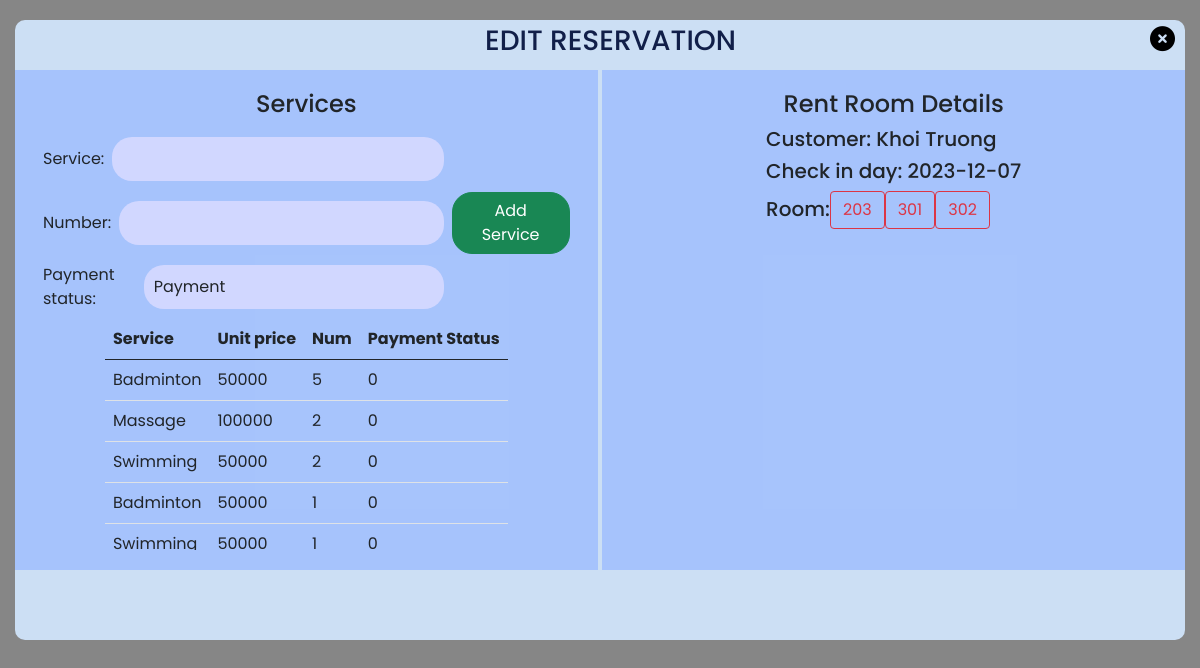
/admin/rentroom/rentroomdetail.php?id=1, run on the app's committed database.
### tables this page shows
CREATE TABLE `customer` (
  `id` int(11) NOT NULL,
  `name` varchar(30) NOT NULL,
  `cmnd` char(12) NOT NULL,
  `gender` tinyint(1) NOT NULL,
  `address` varchar(255) NOT NULL,
  `country` varchar(20) NOT NULL
);

CREATE TABLE `roomrentinfo` (
  `id` int(11) NOT NULL,
  `checkinday` date NOT NULL,
  `numberofchildren` int(11) NOT NULL,
  `numberofadult` int(11) NOT NULL,
  `book_id` int(11) NOT NULL,
  `staff_id` int(11) NOT NULL
);

CREATE TABLE `room` (
  `id` int(11) NOT NULL,
  `status` tinyint(1) NOT NULL,
  `roomnumber` int(11) NOT NULL,
  `floor` int(11) NOT NULL,
  `roomtype` int(11) NOT NULL
);

### admin/rentroom/rentroomdetail.php (the view, shortened to what this page needs)
<?php
include '../../config.php';
$id = $_GET['id'];
$sql = "SELECT roomrentinfo.checkinday, roomrentinfo.numberofchildren, roomrentinfo.numberofadult, customer.name, room.roomnumber
FROM roomrentinfo
JOIN roombookinfo ON roomrentinfo.book_id = roombookinfo.id
JOIN customer ON roombookinfo.customer_id = customer.id
JOIN assignroom ON roombookinfo.id = assignroom.order_id
JOIN room ON assignroom.room_id = room.id
WHERE roomrentinfo.id = '$id'";
$re = mysqli_query($conn, $sql);
if (mysqli_num_rows($re) > 0) {
    while ($row = mysqli_fetch_assoc($re)) {
        $rentroom_arr[] = $row;
    }
}
$sql = "SELECT * FROM service";
$re = mysqli_query($conn, $sql);
if (mysqli_num_rows($re) > 0) {
    while ($row = mysqli_fetch_assoc($re)) {
        $service_arr[] = $row;
    }
}
$sql = "SELECT service.name, service.cost, serviceuse.numberofservice, serviceuseinfo.payment_status
FROM roomrentinfo
JOIN serviceuseinfo ON serviceuseinfo.rent_id = roomrentinfo.id
JOIN serviceuse ON serviceuse.serviceuse_id = serviceuseinfo.id
JOIN service ON serviceuse.service_id = service.id
WHERE roomrentinfo.id = '$id'";
$list_service_arr = mysqli_query($conn, $sql);
?>
<!DOCTYPE html>
<html lang="en">
<head>
    <link href="https://cdn.jsdelivr.net/npm/bootstrap@5.0.2/dist/css/bootstrap.min.css" rel="stylesheet">
    <link rel="stylesheet" href="https://cdnjs.cloudflare.com/ajax/libs/font-awesome/6.2.0/css/all.min.css" />
    <link rel="stylesheet" href="rentroom.css">
</head>
<body>
    <div id="editpanel">
        <form method="POST" class="rentroomdetailpanelform">
            <div class="head">
                <h3>EDIT RESERVATION</h3>
                <a href="./rentroom.php"><i class="fa-solid fa-circle-xmark"></i></a>
            </div>
            <div class="middle">
                <div class="rentroominfo">
                    <h4>Services</h4>
                    <div class="addroomsection">
                        <form action="" method="POST">
                            <div class="d-flex flex-row align-items-center">
                                <div class="d-flex flex-column">
                                    <div class="d-flex flex-row align-items-center">
                                        <label class="mx-2" for="bed">Service: </label>
                                        <select name="servicename" class="form-control selectinput" required>
                                            <option value selected></option>
                                            <?php
                                            foreach ($service_arr as $key => $value) :
                                                echo '<option value="' . $value["id"] . '">' . $value["name"] . '</option>';
                                            endforeach;
                                            ?>
                                        </select>
                                    </div>
                                    <div class="d-flex flex-row align-items-center">
                                        <label class="mx-2" for="troom">Number: </label>
                                        <input type="text" name="numberservice" class="form-control" required>
                                    </div>
                                    <div class="d-flex flex-row align-items-center">
                                        <label class="mx-2" for="troom">Payment status: </label>
                                        <select name="paymentstatus" class="form-control selectinput" required>
                                            <option value selected>Payment</option>
                                        </select>
                                    </div>
                                </div>
                                <button type="submit" class="btn btn-success mx-2" name="addservice" style="border-radius: 20px; height:fit-content">Add Service</button>
                            </div>
                        </form>
                    </div>
                    <div style="overflow: auto;">
                        <table class="table table-hover">
                            <thead>
                                <tr>
                                    <th scope="col">Service</th>
                                    <th scope="col">Unit price</th>
                                    <th scope="col">Num</th>
                                    <th scope="col">Payment Status</th>
                                </tr>
                            </thead>
                            <tbody>
                                <?php
                                while ($res = mysqli_fetch_array($list_service_arr)) {
                                ?>
                                    <tr>
                                        <td><?php echo $res['name'] ?></td>
                                        <td><?php echo $res['cost'] ?></td>
                                        <td><?php echo $res['numberofservice'] ?></td>
                                        <td><?php echo $res['payment_status'] ?></td>
                                    </tr>
                                <?php
                                }
                                ?>
                            </tbody>
                        </table>
                    </div>
                </div>
                <div class="line"></div>
                <div class="reservationinfo">
                    <h4>Rent Room Details</h4>
                    <div>
                        <h5>Customer: <?php echo $rentroom_arr[0]['name'] ?></h5>
                        <h5>Check in day: <?php echo $rentroom_arr[0]['checkinday'] ?> </h5>
                        <h5>Room:<?php foreach ($rentroom_arr as $key => $value) :
                                        echo '<label class="btn btn-outline-danger">' . $value["roomnumber"] . '</label>';
                                    endforeach; ?> </h5>
                    </div>
                </div>
            </div>
        </form>
    </div>
</body>
</html>

### admin/rentroom/rentroom.css (style rules this page uses)
:root { --bg-text-shadow: 0 2px 4px rgb(13 0 77 / 8%), 0 3px 6px rgb(13 0 77 / 8%), 0 8px 16px rgb(13 0 77 / 8%); --bg-box-shadow: 0px 0px 20px 6px rgba(26, 30, 164, 0.31); }
body { background-color: #ffff; }
* { margin: 0; padding: 0; font-family: 'Poppins', sans-serif; }
i { font-size: 20px; }
a { color: black; }
.rentroomdetailpanelform .head { padding: 0 10px; height: 40px; display: flex; align-items: center; justify-content: space-between; }
.rentroomdetailpanelform .head h3 { color: #111f49; position: relative; left: 40%; margin-top: 10px; }
.rentroomdetailpanelform .head i { font-size: 25px; cursor: pointer; }
.rentroomdetailpanelform .middle { width: 100%; height: 500px; margin: 10px 0 0 0; display: flex; }
.rentroomdetailpanelform .middle .rentroominfo { width: 100%; background-color: rgba(155, 187, 255, 0.752); padding: 20px; display: flex; flex-direction: column; align-items: center; }
.rentroomdetailpanelform .middle .reservationinfo { width: 100%; background-color: rgba(155, 187, 255, 0.752); padding: 20px; display: flex; flex-direction: column; align-items: center; }
.line { width: 10px; height: 100% }
.middle input,.selectinput { width: 100%; border: none; background-color: #d1d7ff; padding: 10px; margin: 10px 0; border-radius: 20px; }
.addroomsection { display: flex; z-index: 100; }

### admin/rentroom/rentroomdetail.php (style rules this page uses)
#editpanel { position: fixed; z-index: 1000; height: 100%; width: 100%; display: flex; justify-content: center; background-color: #00000079; }
#editpanel .rentroomdetailpanelform { height: 620px; width: 1170px; background-color: #ccdff4; border-radius: 10px; position: relative; top: 20px; animation: rentroominfoform .3s ease; }

### data on the page
customer: name "Khoi Truong"
roomrentinfo: checkinday "2023-12-07", room.roomnumber "203", room.roomnumber "301", room.roomnumber "302"

### other printed values
$res['name'] "Badminton"
$res['cost'] "50000"
$res['numberofservice'] "5"
$res['payment_status'] "0"
$res['name'] "Massage"
$res['cost'] "100000"
$res['numberofservice'] "2"
$res['name'] "Swimming"
$res['numberofservice'] "1"
